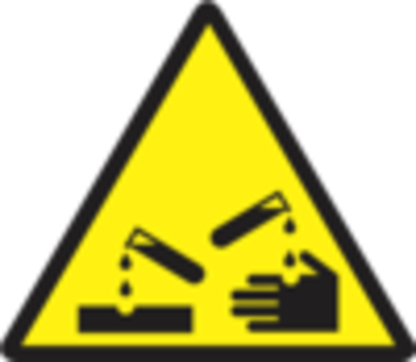
#> input picture img_proc/classifiers/training/corrosive/corrosive.png, 416 x 362 px
$ python rescaler.py ../corrosive/corrosive.png
#> lines starting #> are read from the running program, lines starting #| are printed output that depends on the picture
import os
import cv2
import numpy as np
import sys

original = cv2.imread(sys.argv[1])
#> original is the input picture: shape (362, 416, 3); mean B, G, R 129.9, 201.3, 205.7
resized = cv2.resize(original, (50,50))
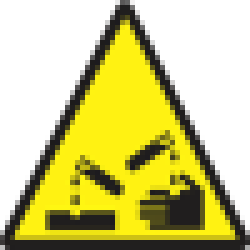
#> resized: shape (50, 50, 3) (shown 5 times larger); mean B, G, R 129.9, 201.5, 205.9
name = sys.argv[1][:-4] + 'resized' + '.jpg'
cv2.imwrite(name, resized)
